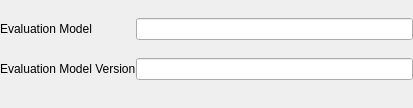
<?xml version="1.0" encoding="UTF-8"?>
<ui version="4.0">
 <class>ejmdEvaluationWidget</class>
 <widget class="QWidget" name="ejmdEvaluationWidget">
  <property name="geometry">
   <rect>
    <x>0</x>
    <y>0</y>
    <width>413</width>
    <height>108</height>
   </rect>
  </property>
  <property name="windowTitle">
   <string>Form</string>
  </property>
  <layout class="QGridLayout" name="gridLayout">
   <property name="margin">
    <number>0</number>
   </property>
   <property name="spacing">
    <number>0</number>
   </property>
   <item row="0" column="0">
    <widget class="QLabel" name="label">
     <property name="text">
      <string>Evaluation Model</string>
     </property>
     <property name="margin">
      <number>5</number>
     </property>
    </widget>
   </item>
   <item row="0" column="1">
    <widget class="QLineEdit" name="evEvaluationModel"/>
   </item>
   <item row="1" column="0">
    <widget class="QLabel" name="label_2">
     <property name="text">
      <string>Evaluation Model Version</string>
     </property>
     <property name="margin">
      <number>5</number>
     </property>
    </widget>
   </item>
   <item row="1" column="1">
    <widget class="QLineEdit" name="evEvaluationModelVersion"/>
   </item>
   <item row="2" column="0" colspan="2">
    <layout class="QVBoxLayout" name="testsLayout">
     <property name="spacing">
      <number>-1</number>
     </property>
     <property name="margin">
      <number>4</number>
     </property>
    </layout>
   </item>
  </layout>
 </widget>
 <resources/>
 <connections/>
</ui>
